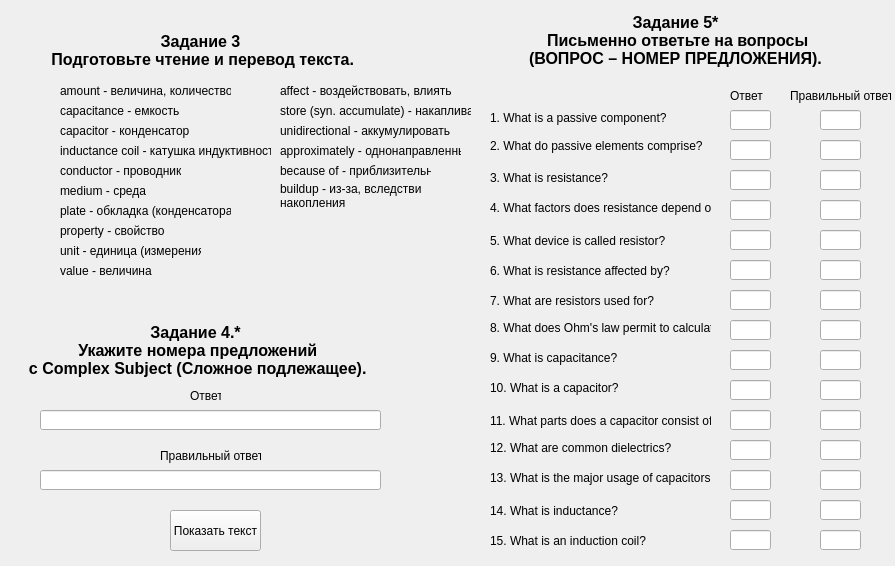
<?xml version="1.0" encoding="UTF-8"?>
<ui version="4.0">
 <class>Zadanie3_4_5_part1_var1</class>
 <widget class="QWidget" name="Zadanie3_4_5_part1_var1">
  <property name="geometry">
   <rect>
    <x>0</x>
    <y>0</y>
    <width>895</width>
    <height>566</height>
   </rect>
  </property>
  <property name="windowTitle">
   <string>Form</string>
  </property>
  <widget class="QLabel" name="label_title">
   <property name="geometry">
    <rect>
     <x>10</x>
     <y>30</y>
     <width>381</width>
     <height>41</height>
    </rect>
   </property>
   <property name="font">
    <font>
     <pointsize>12</pointsize>
     <weight>75</weight>
     <bold>true</bold>
     <strikeout>false</strikeout>
    </font>
   </property>
   <property name="cursor">
    <cursorShape>ArrowCursor</cursorShape>
   </property>
   <property name="text">
    <string>Задание 3
 Подготовьте чтение и перевод текста.</string>
   </property>
   <property name="textFormat">
    <enum>Qt::AutoText</enum>
   </property>
   <property name="alignment">
    <set>Qt::AlignCenter</set>
   </property>
  </widget>
  <widget class="QLabel" name="label">
   <property name="geometry">
    <rect>
     <x>60</x>
     <y>80</y>
     <width>171</width>
     <height>21</height>
    </rect>
   </property>
   <property name="text">
    <string>amount - величина, количество</string>
   </property>
  </widget>
  <widget class="QLabel" name="label_2">
   <property name="geometry">
    <rect>
     <x>280</x>
     <y>80</y>
     <width>171</width>
     <height>21</height>
    </rect>
   </property>
   <property name="text">
    <string>affect - воздействовать, влиять</string>
   </property>
  </widget>
  <widget class="QLabel" name="label_3">
   <property name="geometry">
    <rect>
     <x>280</x>
     <y>100</y>
     <width>191</width>
     <height>21</height>
    </rect>
   </property>
   <property name="text">
    <string>store (syn. accumulate) - накапливать</string>
   </property>
  </widget>
  <widget class="QLabel" name="label_4">
   <property name="geometry">
    <rect>
     <x>60</x>
     <y>100</y>
     <width>121</width>
     <height>21</height>
    </rect>
   </property>
   <property name="text">
    <string>capacitance - емкость</string>
   </property>
  </widget>
  <widget class="QLabel" name="label_5">
   <property name="geometry">
    <rect>
     <x>280</x>
     <y>120</y>
     <width>171</width>
     <height>21</height>
    </rect>
   </property>
   <property name="text">
    <string>unidirectional - аккумулировать</string>
   </property>
  </widget>
  <widget class="QLabel" name="label_6">
   <property name="geometry">
    <rect>
     <x>60</x>
     <y>120</y>
     <width>141</width>
     <height>21</height>
    </rect>
   </property>
   <property name="text">
    <string>capacitor - конденсатор</string>
   </property>
  </widget>
  <widget class="QLabel" name="label_7">
   <property name="geometry">
    <rect>
     <x>280</x>
     <y>140</y>
     <width>181</width>
     <height>21</height>
    </rect>
   </property>
   <property name="text">
    <string>approximately - однонаправленный</string>
   </property>
  </widget>
  <widget class="QLabel" name="label_8">
   <property name="geometry">
    <rect>
     <x>60</x>
     <y>140</y>
     <width>211</width>
     <height>21</height>
    </rect>
   </property>
   <property name="text">
    <string>inductance coil - катушка индуктивности</string>
   </property>
  </widget>
  <widget class="QLabel" name="label_9">
   <property name="geometry">
    <rect>
     <x>280</x>
     <y>160</y>
     <width>151</width>
     <height>21</height>
    </rect>
   </property>
   <property name="text">
    <string>because of - приблизительно</string>
   </property>
  </widget>
  <widget class="QLabel" name="label_10">
   <property name="geometry">
    <rect>
     <x>60</x>
     <y>160</y>
     <width>121</width>
     <height>21</height>
    </rect>
   </property>
   <property name="text">
    <string>conductor - проводник</string>
   </property>
  </widget>
  <widget class="QLabel" name="label_11">
   <property name="geometry">
    <rect>
     <x>280</x>
     <y>180</y>
     <width>141</width>
     <height>31</height>
    </rect>
   </property>
   <property name="text">
    <string>buildup - из-за, вследствие
накопления</string>
   </property>
  </widget>
  <widget class="QLabel" name="label_12">
   <property name="geometry">
    <rect>
     <x>60</x>
     <y>180</y>
     <width>121</width>
     <height>21</height>
    </rect>
   </property>
   <property name="text">
    <string>medium - среда</string>
   </property>
  </widget>
  <widget class="QLabel" name="label_14">
   <property name="geometry">
    <rect>
     <x>60</x>
     <y>200</y>
     <width>171</width>
     <height>21</height>
    </rect>
   </property>
   <property name="text">
    <string>plate - обкладка (конденсатора)</string>
   </property>
  </widget>
  <widget class="QLabel" name="label_16">
   <property name="geometry">
    <rect>
     <x>60</x>
     <y>220</y>
     <width>121</width>
     <height>21</height>
    </rect>
   </property>
   <property name="text">
    <string>property - свойство</string>
   </property>
  </widget>
  <widget class="QLabel" name="label_18">
   <property name="geometry">
    <rect>
     <x>60</x>
     <y>240</y>
     <width>141</width>
     <height>21</height>
    </rect>
   </property>
   <property name="text">
    <string>unit - единица (измерения)</string>
   </property>
  </widget>
  <widget class="QLabel" name="label_20">
   <property name="geometry">
    <rect>
     <x>60</x>
     <y>260</y>
     <width>121</width>
     <height>21</height>
    </rect>
   </property>
   <property name="text">
    <string>value - величина</string>
   </property>
  </widget>
  <widget class="QPushButton" name="pushButton">
   <property name="geometry">
    <rect>
     <x>170</x>
     <y>510</y>
     <width>91</width>
     <height>41</height>
    </rect>
   </property>
   <property name="text">
    <string>Показать текст</string>
   </property>
  </widget>
  <widget class="QLabel" name="label_title_2">
   <property name="geometry">
    <rect>
     <x>10</x>
     <y>310</y>
     <width>371</width>
     <height>81</height>
    </rect>
   </property>
   <property name="font">
    <font>
     <pointsize>12</pointsize>
     <weight>75</weight>
     <bold>true</bold>
     <strikeout>false</strikeout>
    </font>
   </property>
   <property name="cursor">
    <cursorShape>ArrowCursor</cursorShape>
   </property>
   <property name="text">
    <string>Задание 4.*
 Укажите номера предложений
 с Complex Subject (Сложное подлежащее).</string>
   </property>
   <property name="textFormat">
    <enum>Qt::AutoText</enum>
   </property>
   <property name="alignment">
    <set>Qt::AlignCenter</set>
   </property>
  </widget>
  <widget class="QLineEdit" name="lineEdit_zadanie4">
   <property name="geometry">
    <rect>
     <x>40</x>
     <y>410</y>
     <width>341</width>
     <height>20</height>
    </rect>
   </property>
  </widget>
  <widget class="QLabel" name="label_title_3">
   <property name="geometry">
    <rect>
     <x>490</x>
     <y>0</y>
     <width>371</width>
     <height>81</height>
    </rect>
   </property>
   <property name="font">
    <font>
     <pointsize>12</pointsize>
     <weight>75</weight>
     <bold>true</bold>
     <strikeout>false</strikeout>
    </font>
   </property>
   <property name="cursor">
    <cursorShape>ArrowCursor</cursorShape>
   </property>
   <property name="text">
    <string>Задание 5*
 Письменно ответьте на вопросы
(ВОПРОС – НОМЕР ПРЕДЛОЖЕНИЯ).</string>
   </property>
   <property name="textFormat">
    <enum>Qt::AutoText</enum>
   </property>
   <property name="alignment">
    <set>Qt::AlignCenter</set>
   </property>
  </widget>
  <widget class="QLabel" name="label_zadanie5_1">
   <property name="geometry">
    <rect>
     <x>490</x>
     <y>110</y>
     <width>221</width>
     <height>16</height>
    </rect>
   </property>
   <property name="text">
    <string>1. What is a passive component?</string>
   </property>
  </widget>
  <widget class="QLineEdit" name="lineEdit_zadane5_1">
   <property name="geometry">
    <rect>
     <x>730</x>
     <y>110</y>
     <width>41</width>
     <height>20</height>
    </rect>
   </property>
  </widget>
  <widget class="QLabel" name="label_zadanie5_2">
   <property name="geometry">
    <rect>
     <x>490</x>
     <y>130</y>
     <width>221</width>
     <height>31</height>
    </rect>
   </property>
   <property name="text">
    <string>2. What do passive elements comprise?</string>
   </property>
  </widget>
  <widget class="QLineEdit" name="lineEdit_zadane5_2">
   <property name="geometry">
    <rect>
     <x>730</x>
     <y>140</y>
     <width>41</width>
     <height>20</height>
    </rect>
   </property>
  </widget>
  <widget class="QLabel" name="label_zadanie5_3">
   <property name="geometry">
    <rect>
     <x>490</x>
     <y>170</y>
     <width>221</width>
     <height>16</height>
    </rect>
   </property>
   <property name="text">
    <string>3. What is resistance?</string>
   </property>
  </widget>
  <widget class="QLineEdit" name="lineEdit_zadane5_3">
   <property name="geometry">
    <rect>
     <x>730</x>
     <y>170</y>
     <width>41</width>
     <height>20</height>
    </rect>
   </property>
  </widget>
  <widget class="QLabel" name="label_zadanie5_4">
   <property name="geometry">
    <rect>
     <x>490</x>
     <y>200</y>
     <width>221</width>
     <height>16</height>
    </rect>
   </property>
   <property name="text">
    <string>4. What factors does resistance depend on?</string>
   </property>
  </widget>
  <widget class="QLineEdit" name="lineEdit_zadane5_4">
   <property name="geometry">
    <rect>
     <x>730</x>
     <y>200</y>
     <width>41</width>
     <height>20</height>
    </rect>
   </property>
  </widget>
  <widget class="QLabel" name="label_zadanie5_5">
   <property name="geometry">
    <rect>
     <x>490</x>
     <y>230</y>
     <width>221</width>
     <height>21</height>
    </rect>
   </property>
   <property name="text">
    <string>5. What device is called resistor?</string>
   </property>
  </widget>
  <widget class="QLineEdit" name="lineEdit_zadane5_5">
   <property name="geometry">
    <rect>
     <x>730</x>
     <y>230</y>
     <width>41</width>
     <height>20</height>
    </rect>
   </property>
  </widget>
  <widget class="QLabel" name="label_zadanie5_6">
   <property name="geometry">
    <rect>
     <x>490</x>
     <y>260</y>
     <width>221</width>
     <height>21</height>
    </rect>
   </property>
   <property name="text">
    <string>6. What is resistance affected by?</string>
   </property>
  </widget>
  <widget class="QLineEdit" name="lineEdit_zadane5_6">
   <property name="geometry">
    <rect>
     <x>730</x>
     <y>260</y>
     <width>41</width>
     <height>20</height>
    </rect>
   </property>
  </widget>
  <widget class="QLabel" name="label_zadanie5_7">
   <property name="geometry">
    <rect>
     <x>490</x>
     <y>290</y>
     <width>221</width>
     <height>21</height>
    </rect>
   </property>
   <property name="text">
    <string>7. What are resistors used for?</string>
   </property>
  </widget>
  <widget class="QLineEdit" name="lineEdit_zadane5_7">
   <property name="geometry">
    <rect>
     <x>730</x>
     <y>290</y>
     <width>41</width>
     <height>20</height>
    </rect>
   </property>
  </widget>
  <widget class="QLabel" name="label_zadanie5_8">
   <property name="geometry">
    <rect>
     <x>490</x>
     <y>320</y>
     <width>221</width>
     <height>16</height>
    </rect>
   </property>
   <property name="text">
    <string>8. What does Ohm's law permit to calculate?</string>
   </property>
  </widget>
  <widget class="QLineEdit" name="lineEdit_zadane5_8">
   <property name="geometry">
    <rect>
     <x>730</x>
     <y>320</y>
     <width>41</width>
     <height>20</height>
    </rect>
   </property>
  </widget>
  <widget class="QLabel" name="label_zadanie5_9">
   <property name="geometry">
    <rect>
     <x>490</x>
     <y>350</y>
     <width>221</width>
     <height>16</height>
    </rect>
   </property>
   <property name="text">
    <string>9. What is capacitance?</string>
   </property>
  </widget>
  <widget class="QLineEdit" name="lineEdit_zadane5_9">
   <property name="geometry">
    <rect>
     <x>730</x>
     <y>350</y>
     <width>41</width>
     <height>20</height>
    </rect>
   </property>
  </widget>
  <widget class="QLabel" name="label_zadanie5_10">
   <property name="geometry">
    <rect>
     <x>490</x>
     <y>380</y>
     <width>221</width>
     <height>16</height>
    </rect>
   </property>
   <property name="text">
    <string>10. What is a capacitor?</string>
   </property>
  </widget>
  <widget class="QLineEdit" name="lineEdit_zadane5_10">
   <property name="geometry">
    <rect>
     <x>730</x>
     <y>380</y>
     <width>41</width>
     <height>20</height>
    </rect>
   </property>
  </widget>
  <widget class="QLabel" name="label_zadanie5_11">
   <property name="geometry">
    <rect>
     <x>490</x>
     <y>410</y>
     <width>221</width>
     <height>21</height>
    </rect>
   </property>
   <property name="text">
    <string>11. What parts does a capacitor consist of?</string>
   </property>
  </widget>
  <widget class="QLineEdit" name="lineEdit_zadane5_11">
   <property name="geometry">
    <rect>
     <x>730</x>
     <y>410</y>
     <width>41</width>
     <height>20</height>
    </rect>
   </property>
  </widget>
  <widget class="QLabel" name="label_zadanie5_12">
   <property name="geometry">
    <rect>
     <x>490</x>
     <y>440</y>
     <width>221</width>
     <height>16</height>
    </rect>
   </property>
   <property name="text">
    <string>12. What are common dielectrics?</string>
   </property>
  </widget>
  <widget class="QLineEdit" name="lineEdit_zadane5_12">
   <property name="geometry">
    <rect>
     <x>730</x>
     <y>440</y>
     <width>41</width>
     <height>20</height>
    </rect>
   </property>
  </widget>
  <widget class="QLabel" name="label_zadanie5_13">
   <property name="geometry">
    <rect>
     <x>490</x>
     <y>470</y>
     <width>221</width>
     <height>16</height>
    </rect>
   </property>
   <property name="text">
    <string>13. What is the major usage of capacitors?</string>
   </property>
  </widget>
  <widget class="QLineEdit" name="lineEdit_zadane5_13">
   <property name="geometry">
    <rect>
     <x>730</x>
     <y>470</y>
     <width>41</width>
     <height>20</height>
    </rect>
   </property>
  </widget>
  <widget class="QLabel" name="label_zadanie5_14">
   <property name="geometry">
    <rect>
     <x>490</x>
     <y>500</y>
     <width>221</width>
     <height>21</height>
    </rect>
   </property>
   <property name="text">
    <string>14. What is inductance?</string>
   </property>
  </widget>
  <widget class="QLineEdit" name="lineEdit_zadane5_14">
   <property name="geometry">
    <rect>
     <x>730</x>
     <y>500</y>
     <width>41</width>
     <height>20</height>
    </rect>
   </property>
  </widget>
  <widget class="QLabel" name="label_zadanie5_15">
   <property name="geometry">
    <rect>
     <x>490</x>
     <y>530</y>
     <width>221</width>
     <height>21</height>
    </rect>
   </property>
   <property name="text">
    <string>15. What is an induction coil?</string>
   </property>
  </widget>
  <widget class="QLineEdit" name="lineEdit_zadane5_15">
   <property name="geometry">
    <rect>
     <x>730</x>
     <y>530</y>
     <width>41</width>
     <height>20</height>
    </rect>
   </property>
  </widget>
  <widget class="QLineEdit" name="lineEdit_zadanie4_2">
   <property name="geometry">
    <rect>
     <x>40</x>
     <y>470</y>
     <width>341</width>
     <height>20</height>
    </rect>
   </property>
  </widget>
  <widget class="QLabel" name="label_13">
   <property name="geometry">
    <rect>
     <x>190</x>
     <y>380</y>
     <width>31</width>
     <height>31</height>
    </rect>
   </property>
   <property name="text">
    <string>Ответ</string>
   </property>
  </widget>
  <widget class="QLabel" name="label_15">
   <property name="geometry">
    <rect>
     <x>160</x>
     <y>440</y>
     <width>101</width>
     <height>31</height>
    </rect>
   </property>
   <property name="text">
    <string>Правильный ответ</string>
   </property>
  </widget>
  <widget class="QLineEdit" name="lineEdit_zadane5_16">
   <property name="geometry">
    <rect>
     <x>820</x>
     <y>110</y>
     <width>41</width>
     <height>20</height>
    </rect>
   </property>
  </widget>
  <widget class="QLineEdit" name="lineEdit_zadane5_17">
   <property name="geometry">
    <rect>
     <x>820</x>
     <y>140</y>
     <width>41</width>
     <height>20</height>
    </rect>
   </property>
  </widget>
  <widget class="QLineEdit" name="lineEdit_zadane5_18">
   <property name="geometry">
    <rect>
     <x>820</x>
     <y>170</y>
     <width>41</width>
     <height>20</height>
    </rect>
   </property>
  </widget>
  <widget class="QLineEdit" name="lineEdit_zadane5_19">
   <property name="geometry">
    <rect>
     <x>820</x>
     <y>200</y>
     <width>41</width>
     <height>20</height>
    </rect>
   </property>
  </widget>
  <widget class="QLineEdit" name="lineEdit_zadane5_20">
   <property name="geometry">
    <rect>
     <x>820</x>
     <y>230</y>
     <width>41</width>
     <height>20</height>
    </rect>
   </property>
  </widget>
  <widget class="QLineEdit" name="lineEdit_zadane5_21">
   <property name="geometry">
    <rect>
     <x>820</x>
     <y>260</y>
     <width>41</width>
     <height>20</height>
    </rect>
   </property>
  </widget>
  <widget class="QLineEdit" name="lineEdit_zadane5_22">
   <property name="geometry">
    <rect>
     <x>820</x>
     <y>290</y>
     <width>41</width>
     <height>20</height>
    </rect>
   </property>
  </widget>
  <widget class="QLineEdit" name="lineEdit_zadane5_23">
   <property name="geometry">
    <rect>
     <x>820</x>
     <y>320</y>
     <width>41</width>
     <height>20</height>
    </rect>
   </property>
  </widget>
  <widget class="QLineEdit" name="lineEdit_zadane5_24">
   <property name="geometry">
    <rect>
     <x>820</x>
     <y>350</y>
     <width>41</width>
     <height>20</height>
    </rect>
   </property>
  </widget>
  <widget class="QLineEdit" name="lineEdit_zadane5_25">
   <property name="geometry">
    <rect>
     <x>820</x>
     <y>380</y>
     <width>41</width>
     <height>20</height>
    </rect>
   </property>
  </widget>
  <widget class="QLineEdit" name="lineEdit_zadane5_26">
   <property name="geometry">
    <rect>
     <x>820</x>
     <y>410</y>
     <width>41</width>
     <height>20</height>
    </rect>
   </property>
  </widget>
  <widget class="QLineEdit" name="lineEdit_zadane5_27">
   <property name="geometry">
    <rect>
     <x>820</x>
     <y>440</y>
     <width>41</width>
     <height>20</height>
    </rect>
   </property>
  </widget>
  <widget class="QLineEdit" name="lineEdit_zadane5_28">
   <property name="geometry">
    <rect>
     <x>820</x>
     <y>470</y>
     <width>41</width>
     <height>20</height>
    </rect>
   </property>
  </widget>
  <widget class="QLineEdit" name="lineEdit_zadane5_29">
   <property name="geometry">
    <rect>
     <x>820</x>
     <y>500</y>
     <width>41</width>
     <height>20</height>
    </rect>
   </property>
  </widget>
  <widget class="QLineEdit" name="lineEdit_zadane5_30">
   <property name="geometry">
    <rect>
     <x>820</x>
     <y>530</y>
     <width>41</width>
     <height>20</height>
    </rect>
   </property>
  </widget>
  <widget class="QLabel" name="label_17">
   <property name="geometry">
    <rect>
     <x>730</x>
     <y>80</y>
     <width>41</width>
     <height>31</height>
    </rect>
   </property>
   <property name="text">
    <string>Ответ</string>
   </property>
  </widget>
  <widget class="QLabel" name="label_19">
   <property name="geometry">
    <rect>
     <x>790</x>
     <y>80</y>
     <width>101</width>
     <height>31</height>
    </rect>
   </property>
   <property name="text">
    <string>Правильный ответ</string>
   </property>
  </widget>
  <widget class="QLabel" name="label_img">
   <property name="geometry">
    <rect>
     <x>0</x>
     <y>0</y>
     <width>901</width>
     <height>571</height>
    </rect>
   </property>
   <property name="text">
    <string/>
   </property>
   <property name="pixmap">
    <pixmap>../../../img/for_test3.jpg</pixmap>
   </property>
  </widget>
  <zorder>label_img</zorder>
  <zorder>label_title</zorder>
  <zorder>label</zorder>
  <zorder>label_2</zorder>
  <zorder>label_3</zorder>
  <zorder>label_4</zorder>
  <zorder>label_5</zorder>
  <zorder>label_6</zorder>
  <zorder>label_7</zorder>
  <zorder>label_8</zorder>
  <zorder>label_9</zorder>
  <zorder>label_10</zorder>
  <zorder>label_11</zorder>
  <zorder>label_12</zorder>
  <zorder>label_14</zorder>
  <zorder>label_16</zorder>
  <zorder>label_18</zorder>
  <zorder>label_20</zorder>
  <zorder>pushButton</zorder>
  <zorder>label_title_2</zorder>
  <zorder>lineEdit_zadanie4</zorder>
  <zorder>label_title_3</zorder>
  <zorder>label_zadanie5_1</zorder>
  <zorder>lineEdit_zadane5_1</zorder>
  <zorder>label_zadanie5_2</zorder>
  <zorder>lineEdit_zadane5_2</zorder>
  <zorder>label_zadanie5_3</zorder>
  <zorder>lineEdit_zadane5_3</zorder>
  <zorder>label_zadanie5_4</zorder>
  <zorder>lineEdit_zadane5_4</zorder>
  <zorder>label_zadanie5_5</zorder>
  <zorder>lineEdit_zadane5_5</zorder>
  <zorder>label_zadanie5_6</zorder>
  <zorder>lineEdit_zadane5_6</zorder>
  <zorder>label_zadanie5_7</zorder>
  <zorder>lineEdit_zadane5_7</zorder>
  <zorder>label_zadanie5_8</zorder>
  <zorder>lineEdit_zadane5_8</zorder>
  <zorder>label_zadanie5_9</zorder>
  <zorder>lineEdit_zadane5_9</zorder>
  <zorder>label_zadanie5_10</zorder>
  <zorder>lineEdit_zadane5_10</zorder>
  <zorder>label_zadanie5_11</zorder>
  <zorder>lineEdit_zadane5_11</zorder>
  <zorder>label_zadanie5_12</zorder>
  <zorder>lineEdit_zadane5_12</zorder>
  <zorder>label_zadanie5_13</zorder>
  <zorder>lineEdit_zadane5_13</zorder>
  <zorder>label_zadanie5_14</zorder>
  <zorder>lineEdit_zadane5_14</zorder>
  <zorder>label_zadanie5_15</zorder>
  <zorder>lineEdit_zadane5_15</zorder>
  <zorder>lineEdit_zadanie4_2</zorder>
  <zorder>label_13</zorder>
  <zorder>label_15</zorder>
  <zorder>lineEdit_zadane5_16</zorder>
  <zorder>lineEdit_zadane5_17</zorder>
  <zorder>lineEdit_zadane5_18</zorder>
  <zorder>lineEdit_zadane5_19</zorder>
  <zorder>lineEdit_zadane5_20</zorder>
  <zorder>lineEdit_zadane5_21</zorder>
  <zorder>lineEdit_zadane5_22</zorder>
  <zorder>lineEdit_zadane5_23</zorder>
  <zorder>lineEdit_zadane5_24</zorder>
  <zorder>lineEdit_zadane5_25</zorder>
  <zorder>lineEdit_zadane5_26</zorder>
  <zorder>lineEdit_zadane5_27</zorder>
  <zorder>lineEdit_zadane5_28</zorder>
  <zorder>lineEdit_zadane5_29</zorder>
  <zorder>lineEdit_zadane5_30</zorder>
  <zorder>label_17</zorder>
  <zorder>label_19</zorder>
 </widget>
 <resources/>
 <connections/>
</ui>
